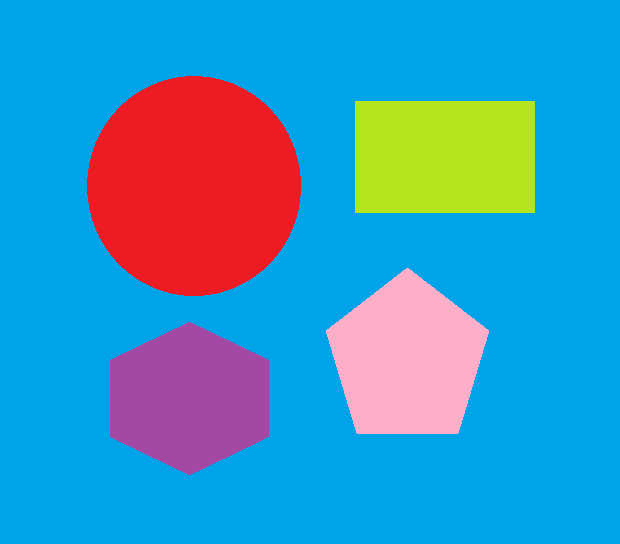
#> input picture Learn-Contour/source/img8.png, 620 x 544 px
$ python part3.py
#> lines starting #> are read from the running program, lines starting #| are printed output that depends on the picture; after the words box and inside, x2 and y2 are one past the last pixel; in counts of white or black regions, pixels touching at a corner belong together
import cv2

   # Edge based

img = cv2.imread("./source/img8.png")
#> img is the input picture: shape (544, 620, 3); mean B, G, R 193, 147.2, 59.9
blured_img = cv2.GaussianBlur(img,(5,5),10)
edge_img = cv2.Canny(blured_img,175,190)
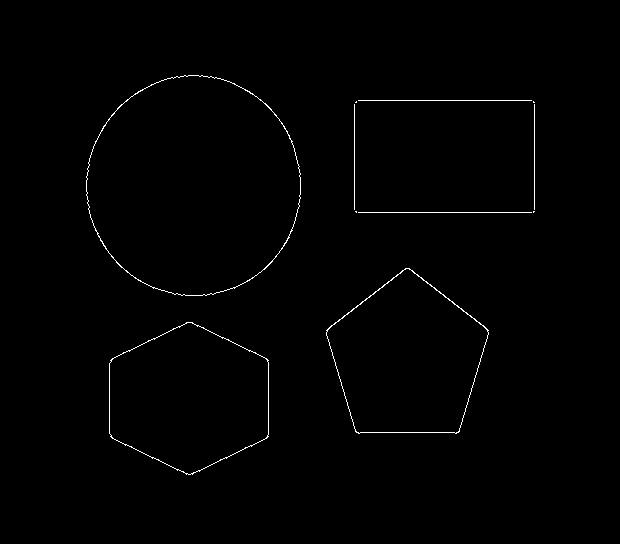
#> edge_img: shape (544, 620); 0.69% white in thin lines or dots, all inside (x1, y1, x2, y2) = (86, 75, 535, 475)


contours, hierarchy = cv2.findContours(edge_img, cv2.RETR_CCOMP, cv2.CHAIN_APPROX_SIMPLE)
#> contours = 14 contours, 8 with area under 20; largest, box (x1, y1, x2, y2) and area: (86, 75, 301, 296) 36945, (86, 75, 301, 296) 36856, (326, 268, 489, 434) 18782, (326, 268, 489, 434) 18686, (109, 322, 269, 475) 18349, (109, 322, 269, 475) 18311

cv2.drawContours(img, contours, -1, (50, 50, 50), 3)
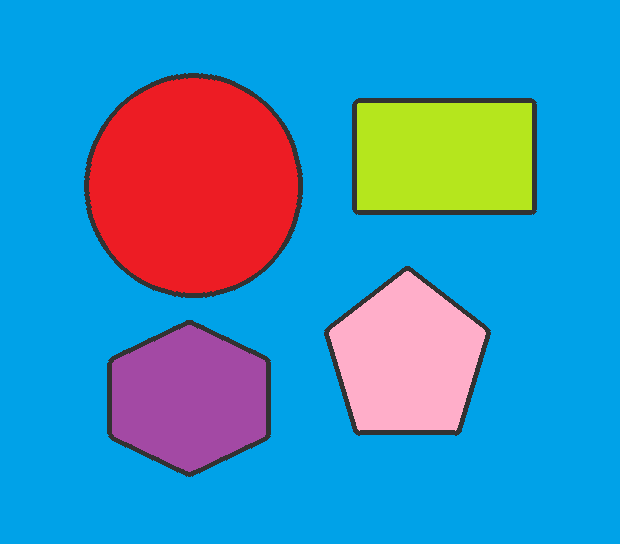
#> img: shape (544, 620, 3); 3.21% of pixels changed, all inside (x1, y1, x2, y2) = (84, 73, 537, 477)

for contour in contours:
    M = cv2.moments(contour)
    print(M['m00'])
    if M['m00'] != 0:
        # Calculate the centroid
        cx = int(M['m10'] / M['m00'])
        cy = int(M['m01'] / M['m00'])
        cv2.circle(img,(cx,cy),8,(125,125,125),-1)
#> this loop made 14 passes
#> (contour, cx, cy) on passes 6, 7, 10, 11: ([[533, 211], [533, 212], [534, 211]], 533, 211), ([[355, 211], [356, 212], [356, 211]], 355, 211), ([[533, 101], [533, 102], [534, 102]], 533, 101), ([[356, 101], [355, 102], [356, 102]], 355, 101)
#> (cx, cy) on passes 1, 2, 3, 4, 13, 14: (188, 397), (188, 397), (406, 358), (406, 358), (193, 185), (193, 185)
#| 18349.0
#| 18311.0
#| 18782.0
#| 18686.0
#| 0.0
#| 0.5
#| 0.5
#| 0.0
#> (further printed lines are left out)
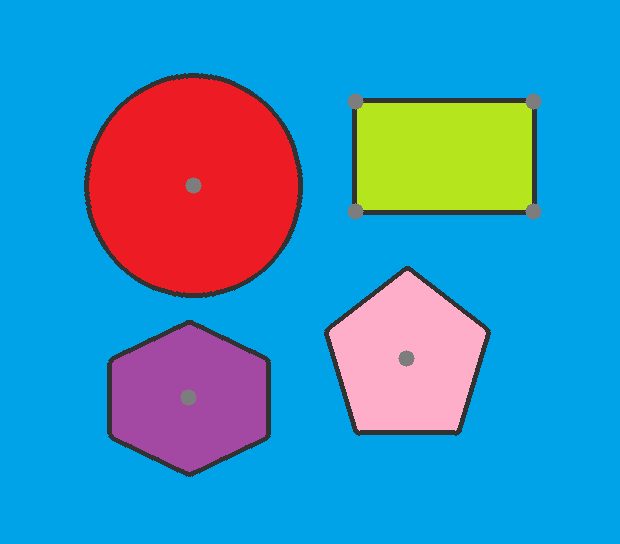
#> img: shape (544, 620, 3); 0.41% of pixels changed, all inside (x1, y1, x2, y2) = (180, 93, 542, 406)


cv2.imshow("Original_img",img)
cv2.imshow("Blured_img",blured_img)
cv2.imshow("Edge_img",edge_img)


cv2.waitKey()
cv2.destroyAllWindows()

$ run again, with Learn-Contour/source/img5.png copied over Learn-Contour/source/img8.png
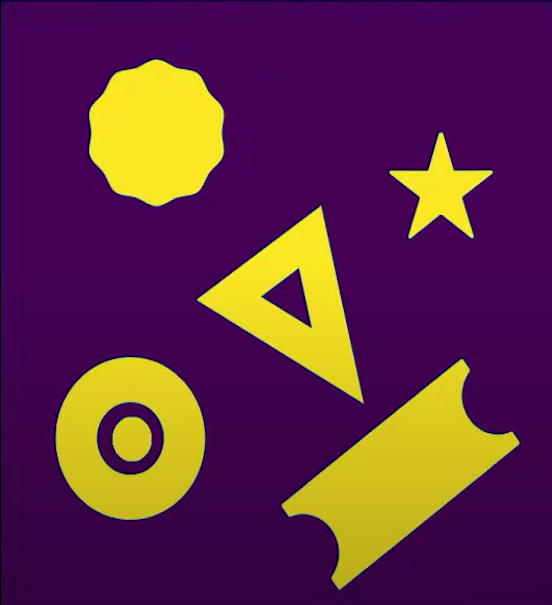
#> input picture Learn-Contour/source/img5.png, 552 x 605 px
#> img is the input picture: shape (605, 552, 3); mean B, G, R 69.1, 44.8, 96.4
#> `edge_img = cv2.Canny(blured_img,175,190)`:
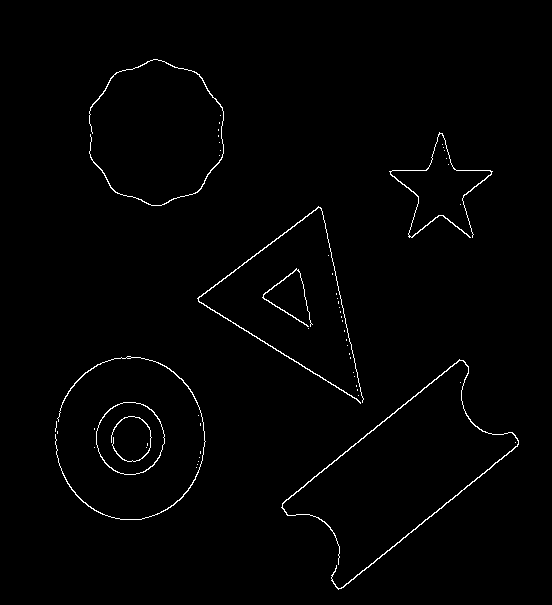
#> edge_img: shape (605, 552); 1.2% white in thin lines or dots, all inside (x1, y1, x2, y2) = (55, 59, 519, 590)
#> contours = 58 contours, 49 with area under 20; largest, box (x1, y1, x2, y2) and area: (96, 402, 165, 475) 3857, (96, 402, 165, 475) 3799, (281, 359, 519, 590) 351, (197, 206, 364, 404) 192, (55, 356, 206, 520) 139
#> the loop `for contour in contours:` made 58 passes
#> (cx, cy) on passes 14, 16, 17, 24, 26, 27, 41, 43: (130, 439), (129, 437), (129, 437), (399, 474), (129, 433), (128, 357), (282, 296), (270, 303)
#> (printed output is left out)
#> after the loop `for contour in contours:`:
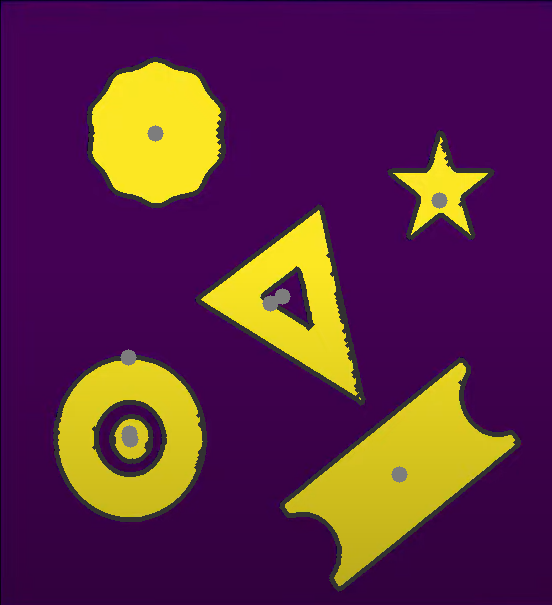
#> img: shape (605, 552, 3); mean B, G, R 68.6, 41.8, 92.6

$ run again, with Learn-Contour/source/img6.png copied over Learn-Contour/source/img8.png
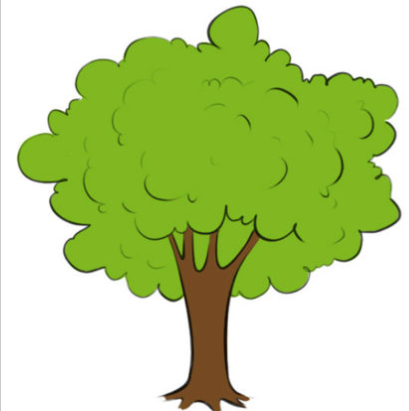
#> input picture Learn-Contour/source/img6.png, 409 x 411 px
#> img is the input picture: shape (411, 409, 3); mean B, G, R 146.5, 211.8, 190.4
#> `edge_img = cv2.Canny(blured_img,175,190)`:
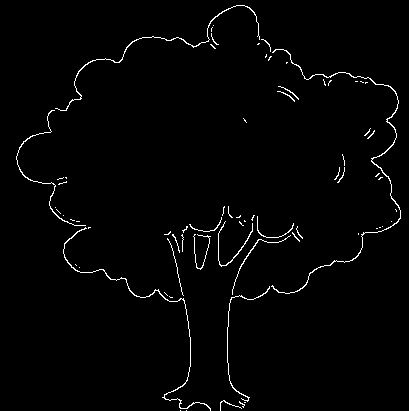
#> edge_img: shape (411, 409); 1.7% white in thin lines or dots
#> contours = 71 contours, 64 with area under 20; largest, box (x1, y1, x2, y2) and area: (271, 49, 401, 294) 144, (63, 227, 211, 411) 94, (55, 5, 260, 111) 80, (16, 110, 86, 226) 42, (218, 221, 253, 267) 29, (227, 286, 270, 402) 28, (232, 235, 291, 295) 20
#> the loop `for contour in contours:` made 71 passes
#> (contour, cx, cy) on passes 21, 30, 44, 46, 56: ([[88, 227], [88, 228], [89, 227], [90, 227]], 88, 227), ([[244, 220], [244, 221], [245, 221]], 244, 220), ([[65, 177], [66, 178], [66, 177]], 65, 177), ([[378, 173], [375, 176], [376, 176], [379, 173]], 377, 174), ([[365, 82], [365, 83], [366, 82], [367, 82]], 365, 82)
#> (printed output is left out)
#> after the loop `for contour in contours:`:
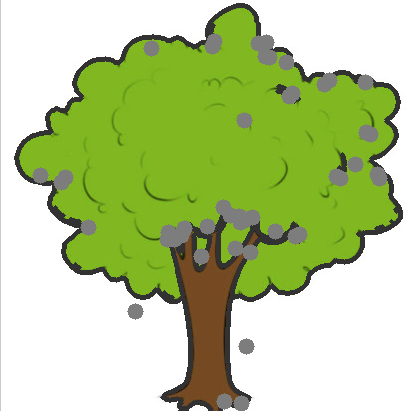
#> img: shape (411, 409, 3); mean B, G, R 146.1, 203.7, 184.8

$ run again, with Learn-Contour/source/img7.png copied over Learn-Contour/source/img8.png
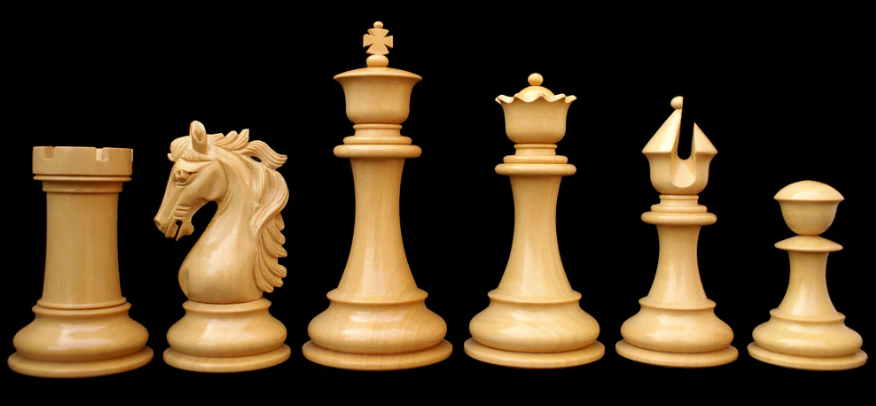
#> input picture Learn-Contour/source/img7.png, 876 x 406 px
#> img is the input picture: shape (406, 876, 3); mean B, G, R 30.3, 51.5, 67.2
#> `edge_img = cv2.Canny(blured_img,175,190)`:
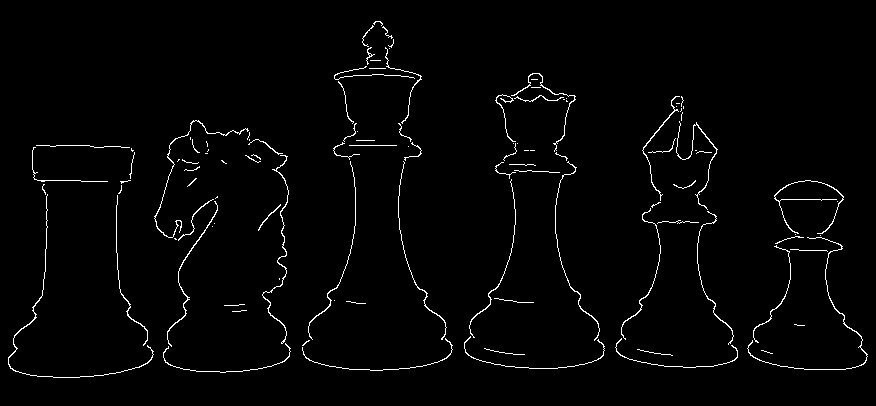
#> edge_img: shape (406, 876); 1.9% white in thin lines or dots, all inside (x1, y1, x2, y2) = (8, 21, 868, 378)
#> contours = 114 contours, 90 with area under 20; largest, box (x1, y1, x2, y2) and area: (262, 155, 289, 344) 86, (167, 201, 218, 347) 74, (154, 120, 249, 238) 64, (8, 194, 154, 378) 62, (747, 237, 868, 370) 60
#> the loop `for contour in contours:` made 114 passes
#> (contour, cx, cy) on passes 18, 33, 52, 54: ([[174, 238], [175, 239], [176, 239], [175, 238]], 175, 238), ([[217, 196], [215, 198], [216, 197], [217, 197]], 216, 196), ([[178, 159], [178, 160], [177, 161], [179, 159]], 178, 159), ([[281, 342], [282, 341], [283, 342], [282, 343]], 282, 342)
#> (printed output is left out)
#> after the loop `for contour in contours:`:
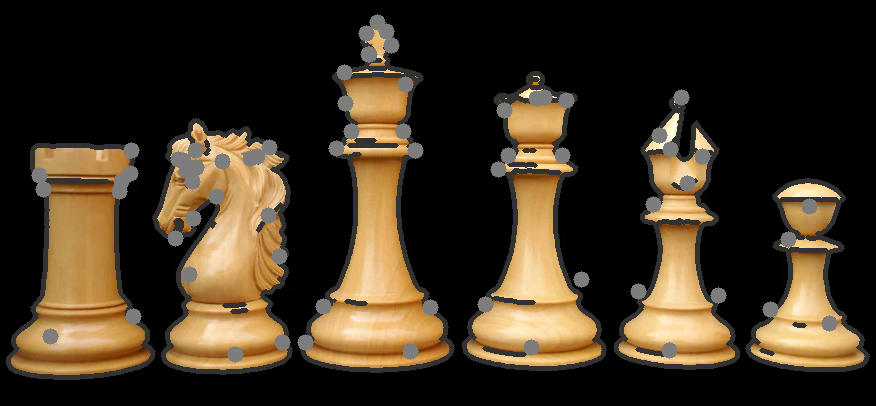
#> img: shape (406, 876, 3); mean B, G, R 32.9, 49.9, 62.2
